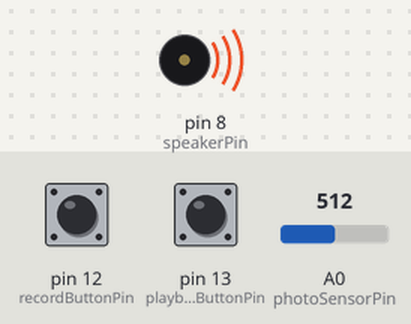
Bench run of a sketch on a simulated Arduino Uno, built with avr-gcc and run on an emulated ATmega328P. On the bench: buzzer (waves = sounding). Inputs (shaded band) come from the test bench; at power-on: pin 13 (playbackButtonPin) LOW, pin 12 (recordButtonPin) LOW, A0 (photoSensorPin) = 512.

Above: at 1.2 s.
1.3 s: pin 13 (playbackButtonPin) pulled HIGH for 0.15 s
At 2.1 s:
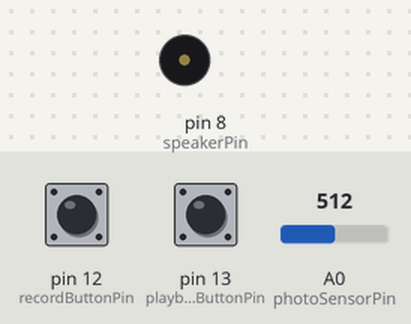
3.8 s: pin 13 (playbackButtonPin) pulled HIGH for 3.2 s
At 8.4 s:
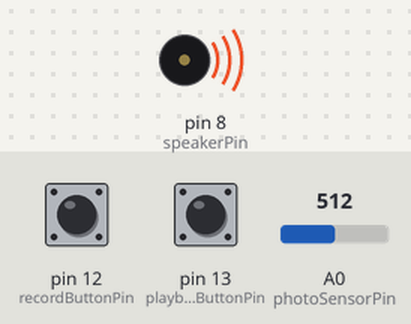
Timing chart, 0 to 9.9 s (numbered marks = the images above; inputs shaded):
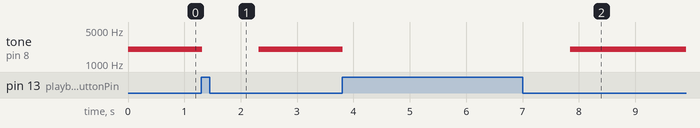

The sketch:

Theremin.ino
```cpp
const int photoSensorPin = 0;
const int speakerPin = 8;
const int recordButtonPin = 12;
const int playbackButtonPin = 13;

const int photoSensorMinValue = 0;
const int photoSensorMaxValue = 1023;
const word speakerMinFrequency = 50;
const word speakerMaxFrequency = 4000;

const word singleToneTime = 20;
const word maxRecordTime = 5000;
const word recordMaxToneCount = maxRecordTime / singleToneTime;
word record[recordMaxToneCount+1] = {0};
word recordIndex = 0;

const short delayTime = 1000;

boolean isRecording = false;
boolean isPlayback = false;

void setup()
{
  pinMode(speakerPin, OUTPUT);
  pinMode(recordButtonPin, INPUT);
  pinMode(playbackButtonPin, INPUT);
  Serial.begin(9600);
}

void loop()
{
  short speakerFrequency = 0;

  if (!isRecording && HIGH == digitalRead(playbackButtonPin))
  {
    if (!isPlayback)
    {
      recordIndex = 0;
      isPlayback = true;
    }
    speakerFrequency = record[recordIndex++];

    if (0 == speakerFrequency) // end of record
    {
      recordIndex = 0; // loop record
      delay(delayTime); // wait delayTime before nex playback
    }
  }
  else
  {
    isPlayback = false;

    const short photoSensorValue = analogRead(photoSensorPin);
    speakerFrequency = map(photoSensorValue, photoSensorMinValue, photoSensorMaxValue,
                         speakerMinFrequency, speakerMaxFrequency);
  }

  tone(speakerPin, speakerFrequency, singleToneTime);

  if (!isPlayback && HIGH == digitalRead(recordButtonPin))
  {
    if (!isRecording)
    {
      memset(record, 0, recordMaxToneCount+1);
      recordIndex = 0;
      isRecording = true;
    }
    record[(recordIndex++)%recordMaxToneCount] = speakerFrequency;
  }
  else
  {
    isRecording = false;
  }

  delay(10);
}
```

Measured:
- after the input at 1.3 s, tone on pin 8 (speakerPin): 2026 Hz → silent at once, → 2026 Hz 1.0 s later
- after the input at 3.8 s, tone on pin 8 (speakerPin): 2026 Hz → silent at once, → 2026 Hz 4.0 s later
